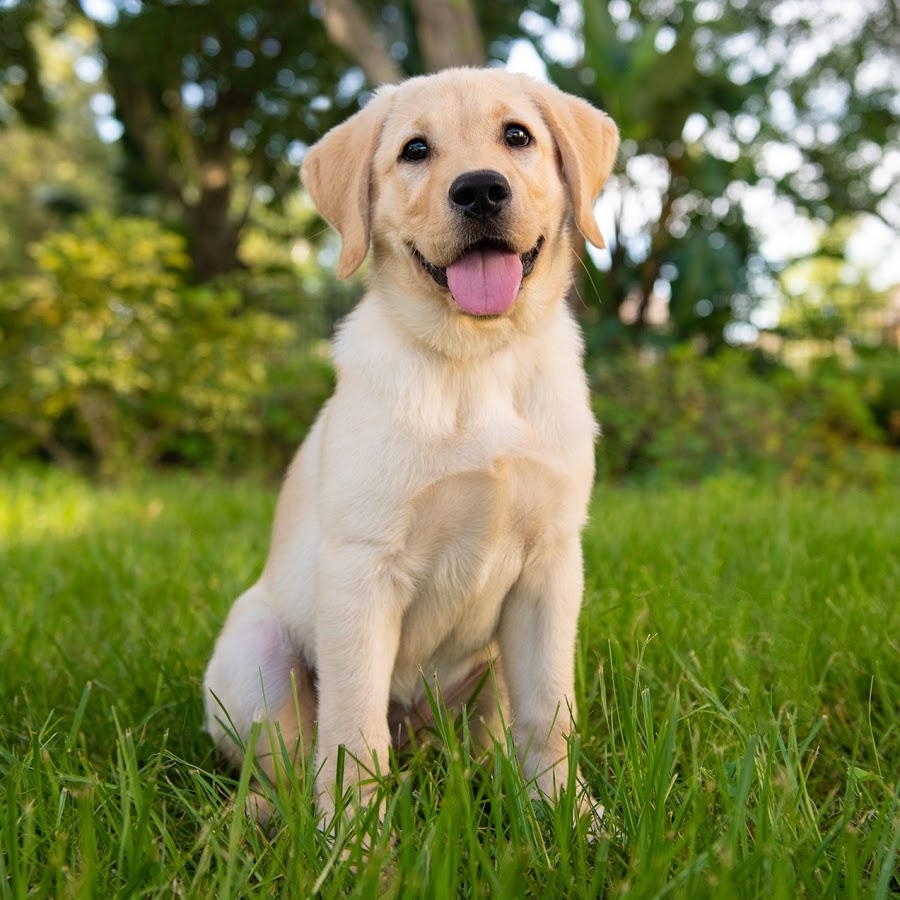
#> input picture Databases/dog.jpg, 900 x 900 px, found by its file name
$ jupyter execute --allow-errors '9 CNN.ipynb'
#> lines starting #> are read from the running program, lines starting #| are printed output that depends on the picture
# CNN

[cell 1]
import numpy as np
import cv2
import matplotlib.pyplot as plt

[cell 2]
def drawImg (img, title="Image"):
  #plt.axis(emit=False)
  plt.imshow(img, cmap="gray")

[cell 3]
img = plt.imread("/content/dog.jpg")
#> img is the input picture: shape (900, 900, 3); mean R, G, B 121.6, 127.3, 72.9

[cell 4]
drawImg(img), img.shape
# 900 rows, 900 columns, 3 channels : RGB
# so converting to a 2d matrix

[cell 5]
img1 = cv2.cvtColor(img, cv2.COLOR_BGR2GRAY)
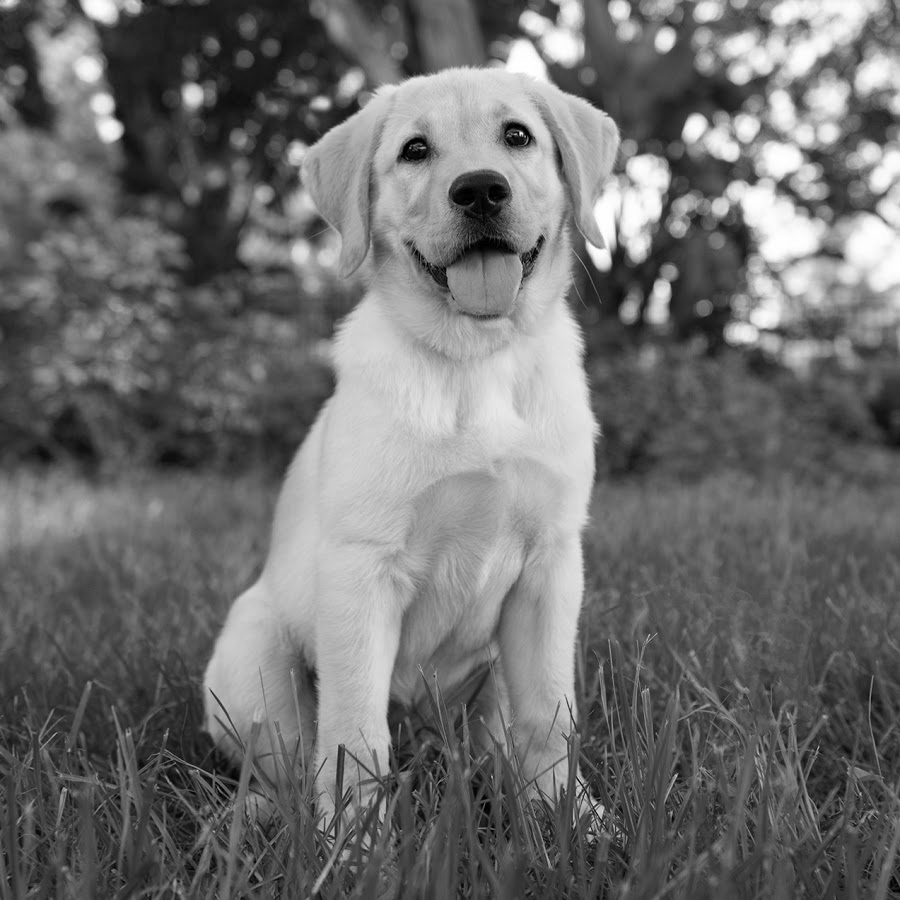
#> img1: shape (900, 900); min 0, max 255, mean 110.4
img2 = cv2.cvtColor(img, cv2.COLOR_BGR2GRAY)
img1 = cv2.resize(img1, (100,100))
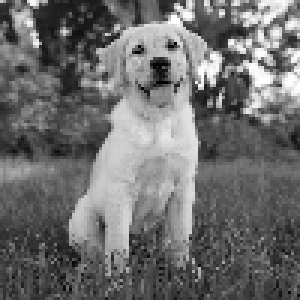
#> img1: shape (100, 100) (shown 3 times larger); min 1, max 254, mean 110.3
drawImg(img1), img1.shape

[cell 6]
def convolution (img, img_filter):
  W = img.shape[1]   # width
#> W = 900
  H = img.shape[0]   # height
#> H = 900

  F = img_filter.shape[0]   # filter is a matrix 3x3
  # print(W,H,F)
  new_image = np.zeros((H-F+1, W-F+1))  #98, 98
  for row in range(0, H-F+1):
    for col in range(0, W-F+1):
      # traversing the image
      for i in range(F):
        for j in range(F):
          # traversing the Kernel
          new_image[row][col] += img[row+i][col+j]*img_filter[i][j]
        if new_image[row][col] > 255:
          new_image[row][col] = 255
        elif new_image[row][col] < 0 :
          new_image[row][col] = 0

  return new_image

### BLUR

[cell 7]
# blur
# decrease the pixel value
#blur_filter = np.ones((10,10)) / 9.0
blur_filter = np.ones((3,3)) / 9.0
print(blur_filter)

[cell 8]
output_img = convolution(img2, blur_filter)
drawImg(output_img)

[cell 9]
drawImg(img2)

[cell 10]
output_img = convolution(img1, blur_filter)
#> after the loop in convolution (call 2), `for row in range(0, H-F+1):`:
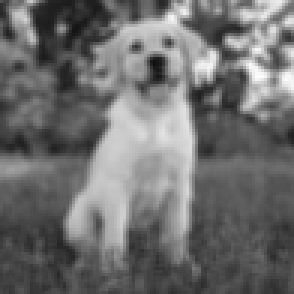
#> new_image: shape (98, 98) float64 (shown 3 times larger); min 16.56, max 252.1, mean 110.9
drawImg(output_img)

#> (a cell that did not finish here is left out)

## Edge

[cell 12]
# Edge Filter
edge_filter = np.array([[1,0,-1],
                       [1,0,-1],
                       [1,0,-1]])

[cell 13]
output_edge = convolution(img2, edge_filter)
#> after the loop in convolution (call 3), `for row in range(0, H-F+1):`:
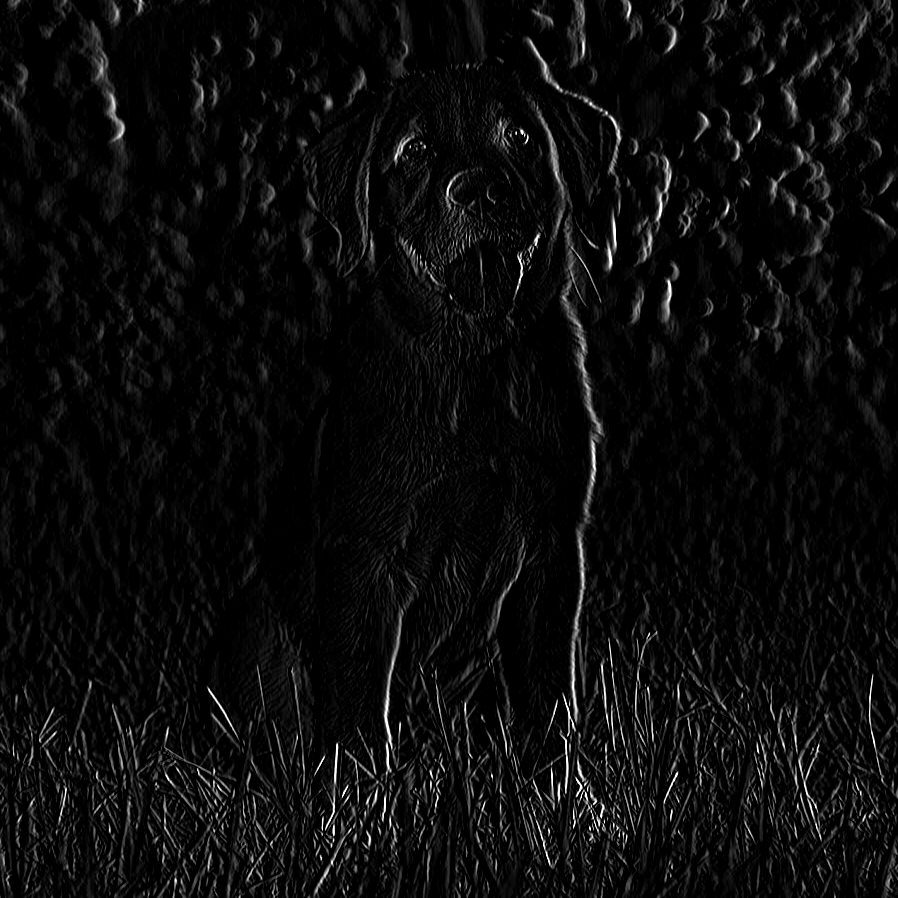
#> new_image: shape (898, 898) float64; min 0, max 255, mean 11.7
drawImg(output_edge)

[cell 14]
output_edge = convolution(img1, edge_filter)
#> after the loop in convolution (call 4), `for row in range(0, H-F+1):`:
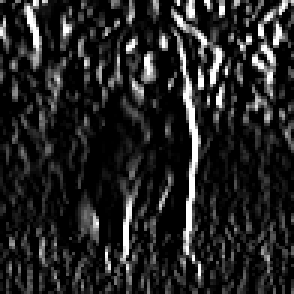
#> new_image: shape (98, 98) float64 (shown 3 times larger); min 0, max 255, mean 35.8

$ run again, with Databases/scene.jpg copied over Databases/dog.jpg
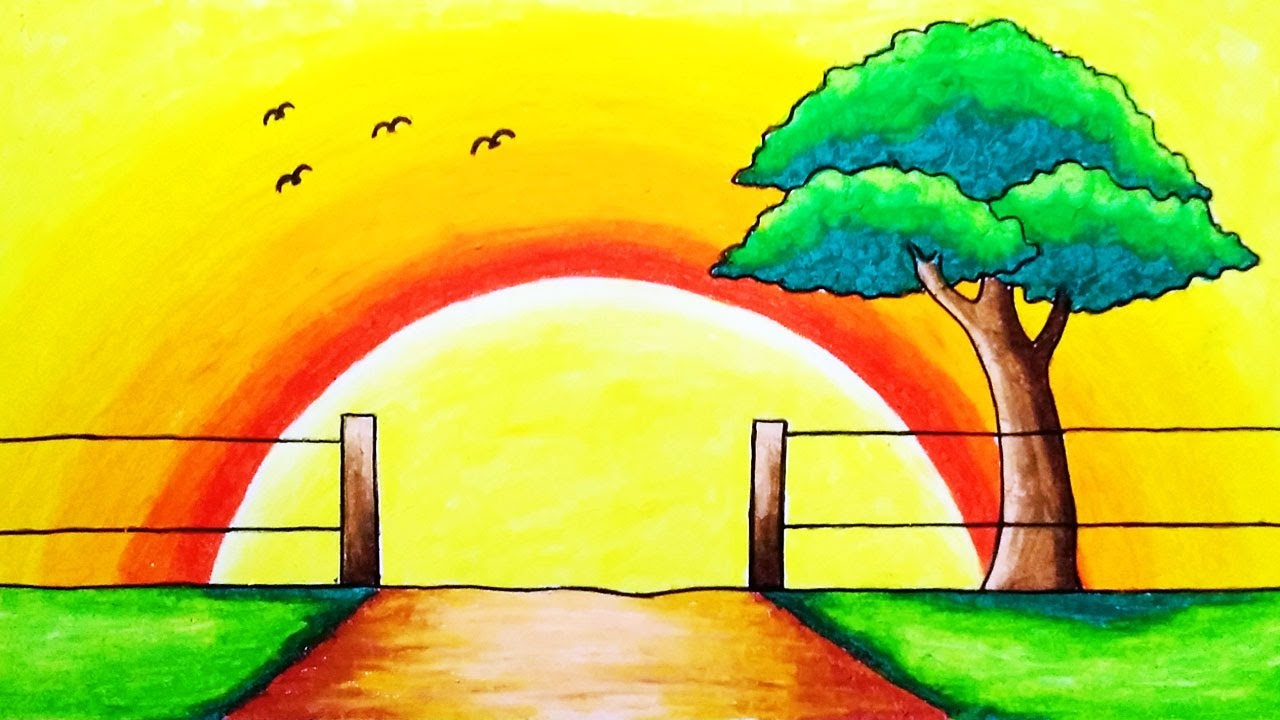
#> input picture Databases/scene.jpg, 1280 x 720 px, found by its file name
#> img is the input picture: shape (720, 1280, 3); mean R, G, B 194.2, 198.3, 55
#> after the loop in convolution (call 3), `for row in range(0, H-F+1):`:
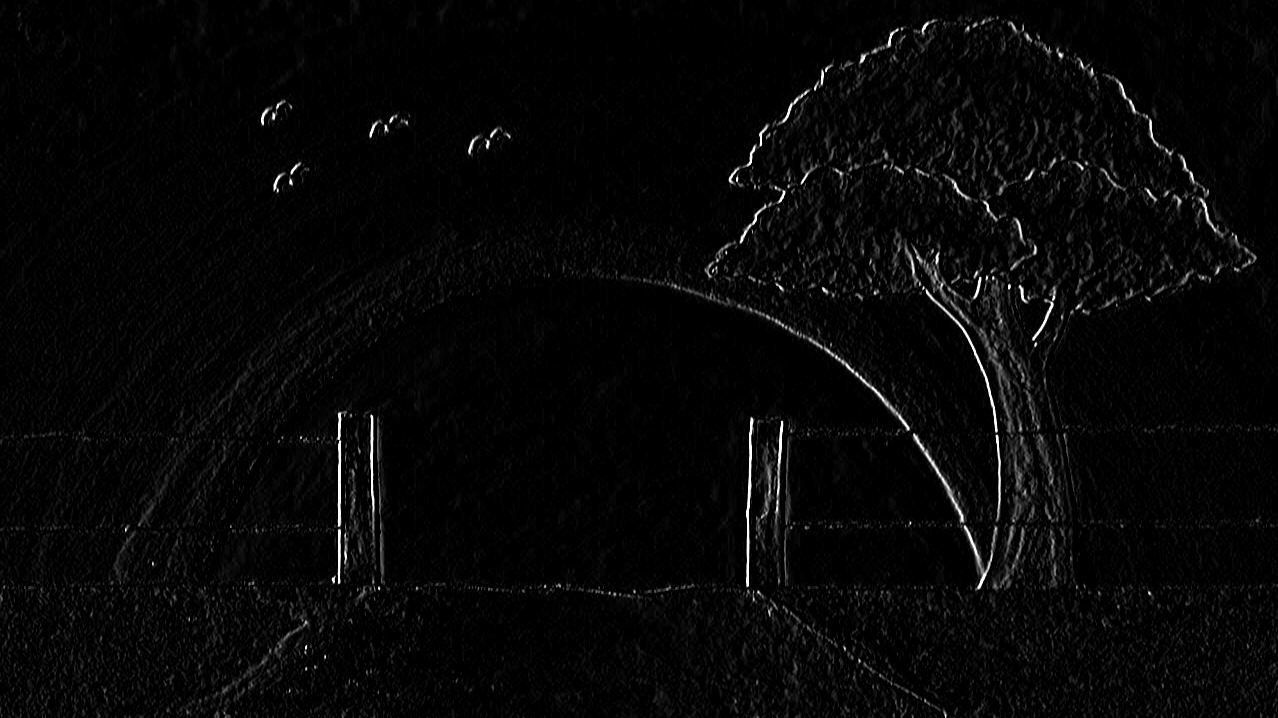
#> new_image: shape (718, 1278) float64; min 0, max 255, mean 6.8
#> after the loop in convolution (call 4), `for row in range(0, H-F+1):`:
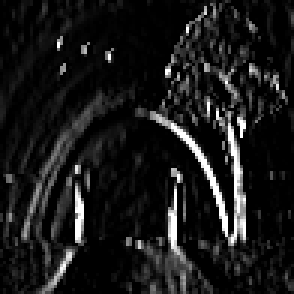
#> new_image: shape (98, 98) float64 (shown 3 times larger); min 0, max 255, mean 25.3
